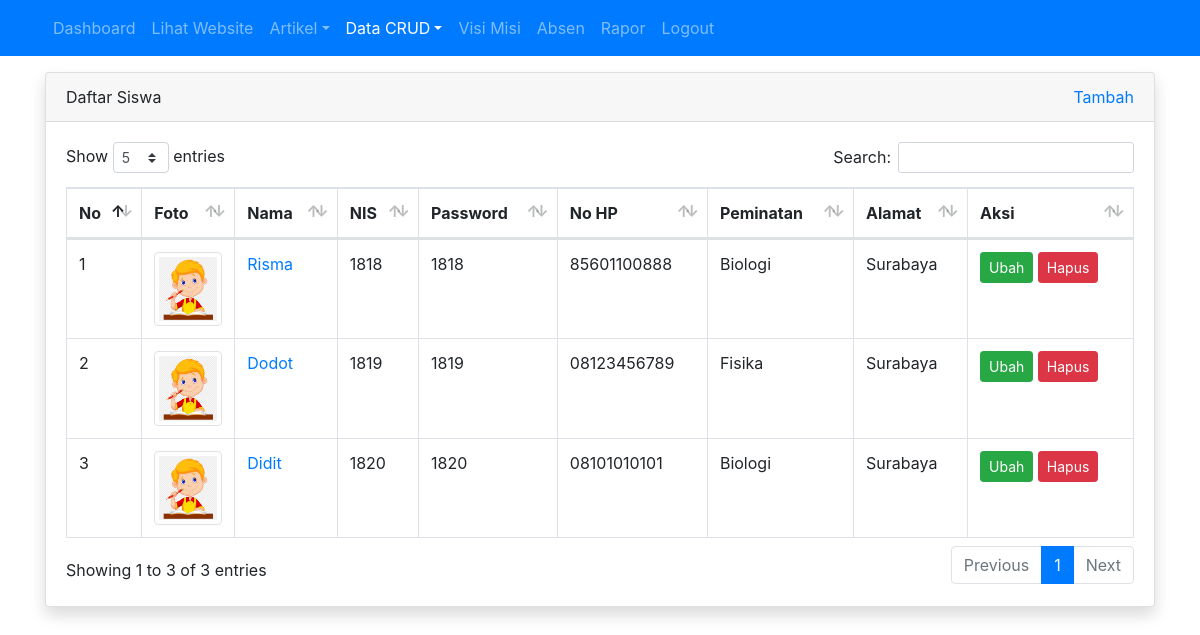
The app's page /admin/siswa/index.php (signed in) with its own data.
### tables this page shows
CREATE TABLE `tbl_siswa` (
  `id` int(11) NOT NULL,
  `nama` varchar(100) DEFAULT NULL,
  `nis` int(4) DEFAULT NULL,
  `password` varchar(255) NOT NULL,
  `jenis_kelamin` enum('L','P') DEFAULT NULL,
  `tempat_lahir` varchar(80) DEFAULT NULL,
  `tanggal_lahir` date DEFAULT NULL,
  `alamat` varchar(100) DEFAULT NULL,
  `no_hp` varchar(12) DEFAULT NULL,
  `foto` varchar(120) DEFAULT NULL,
  `mapel` int(11) DEFAULT NULL
);

CREATE TABLE `tbl_jurusan` (
  `id_mapel` int(11) NOT NULL,
  `mapel` varchar(30) DEFAULT NULL,
  `guru_matapelajaran` int(11) DEFAULT NULL
);

### admin/siswa/index.php (the view, shortened to what this page needs)
<?php
require_once '../../koneksi.php';
$query = mysqli_query($koneksi, "SELECT tbl_siswa.id, tbl_siswa.nama, tbl_siswa.nis, tbl_siswa.password, tbl_siswa.no_hp, tbl_siswa.foto, tbl_siswa.alamat, tbl_jurusan.mapel AS mapel FROM tbl_siswa LEFT JOIN tbl_jurusan ON tbl_siswa.mapel = tbl_jurusan.id_mapel");
$no = 1;
?>
<!DOCTYPE html>
<html>
<head>
	<link rel="stylesheet" href="../../resources/datatables/datatables.min.css">
	<link rel="stylesheet" href="../../resources/css/bootstrap.min.css">
</head>
<body>
	<?php require_once '../navbar.php'; ?>
	<div class="container mt-3">
		<div class="row">
			<div class="col">
				<div class="card shadow">
					<div class="card-header">
						<div class="clearfix">
							<div class="float-left">
								Daftar Siswa
							</div>
							<div class="float-right">
								<a href="tambah.php">Tambah</a>
							</div>
						</div>
					</div>
					<div class="card-body">
						<table id="table_id" class="dataTable table table-bordered">
						    <thead>
						        <tr>
						            <th>No</th>
						            <th width="50px">Foto</th>
						            <th>Nama</th>
						            <th>NIS</th>
						            <th>Password</th>
						            <th>No HP</th>
						            <th>Peminatan</th>
						            <th>Alamat</th>
						            <th>Aksi</th>
						        </tr>
						    </thead>
						    <tbody>
						       <?php while($row = mysqli_fetch_assoc($query)) : ?>
						       		<tr>
						       			<td><?= $no++ ?></td>
						       			<td><img src="../../images/siswa/<?= $row['foto'] ?>" alt="<?= $row['nama'] ?>" width="100%" class="img-thumbnail"></td>
						       			<td><a href="detail.php?id=<?= $row['id'] ?>"><?= $row['nama'] ?></a></td>
						       			<td><?= $row['nis'] ?></td>
						       			<td><?= $row['password'] ?></td>
						       			<td><?= $row['no_hp'] ?></td>
						       			<td><?= $row['mapel'] ?></td>
						       			<td><?= $row['alamat'] ?></td>
						       			<td>
						       				<a href="ubah.php?id=<?= $row['id'] ?>" class="btn btn-success btn-sm">Ubah</a>
											<a href="hapus.php?id=<?= $row['id'] ?>" class="btn btn-danger btn-sm" onclick="return confirm('apakah anda yakin?')">Hapus</a>
						       			</td>
						       		</tr>
						       <?php endwhile; ?>
						    </tbody>
						</table>
					</div>
				</div>
			</div>
		</div>
	</div>
</body>
</html>

### records on screen
tbl_siswa: foto (picture), nama "Risma", nis "1818", password "1818", no_hp "85601100888", tbl_jurusan.mapel "Biologi", alamat "Surabaya"
tbl_siswa: foto (picture), nama "Dodot", nis "1819", password "1819", no_hp "08123456789", tbl_jurusan.mapel "Fisika", alamat "Surabaya"
tbl_siswa: foto (picture), nama "Didit", nis "1820", password "1820", no_hp "08101010101", tbl_jurusan.mapel "Biologi", alamat "Surabaya"
